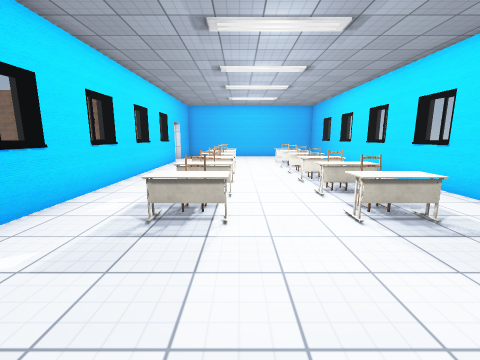
[1] (above)

12 first-person views from a walk through a scene from a Unity 3-D project. The camera is 1.5 m above the floor, tilts 10° down and sees 90° across. Doors are open. The floor is counted in squares, 1 m on a side. Each view is taken from the middle of a square. On the plan, view 1 faces up. The plan holds only what a view shows up to about 13 squares ahead; the rest is blank. The place goes on beyond the plan. The player character is not drawn. Some surface patterns are stand-ins.

[2]
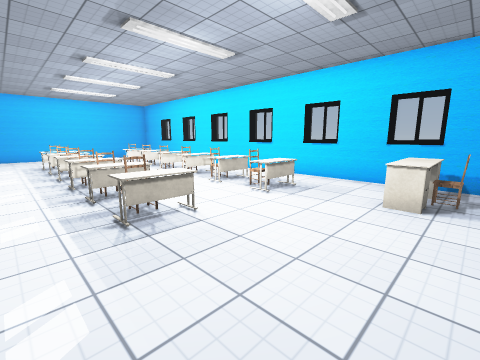

[3]
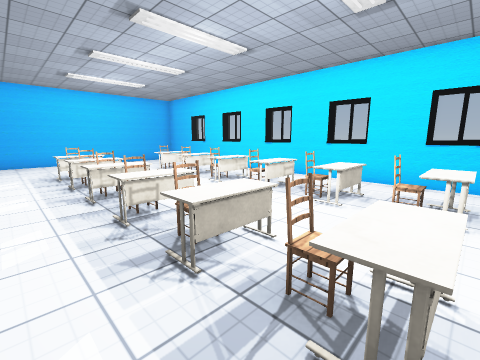

[4]
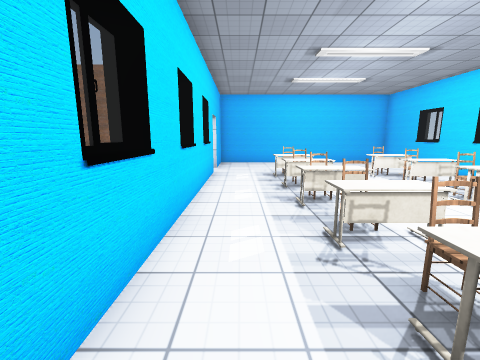

[5]
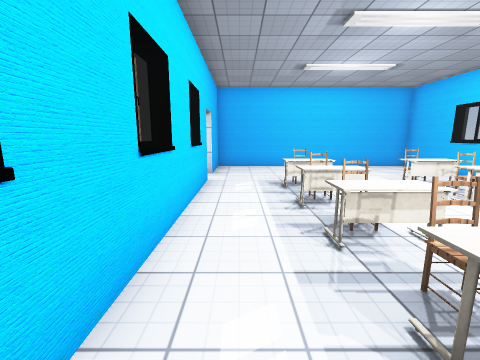

[6]
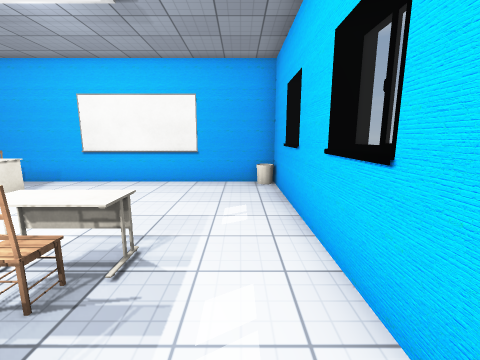

[7]
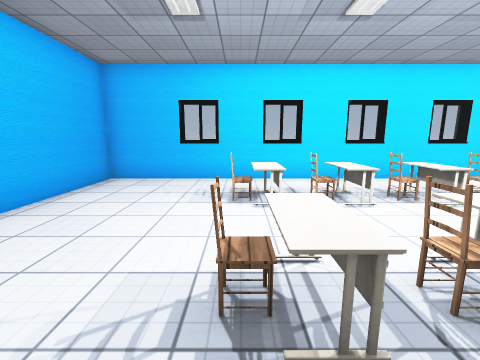

[8]
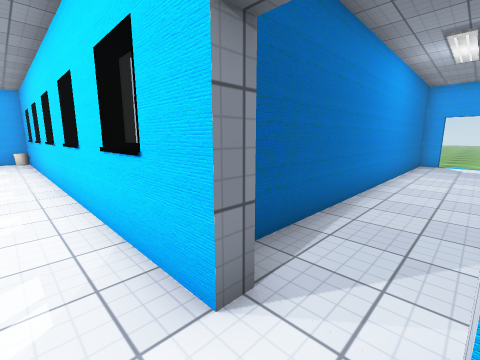

[9]
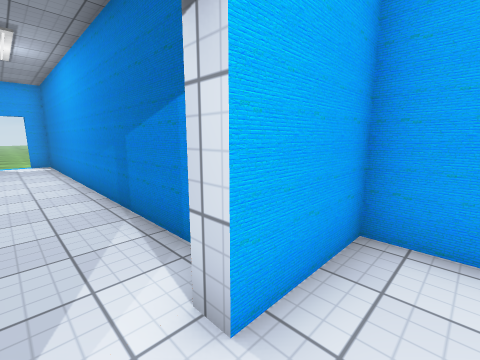

[10]
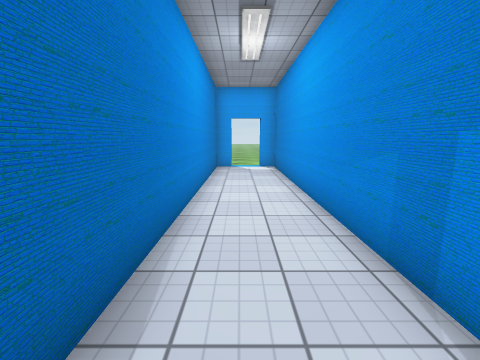

[11]
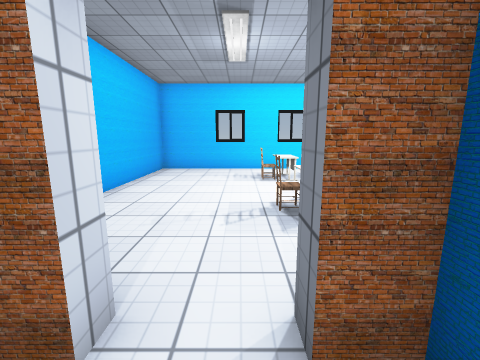

[12]
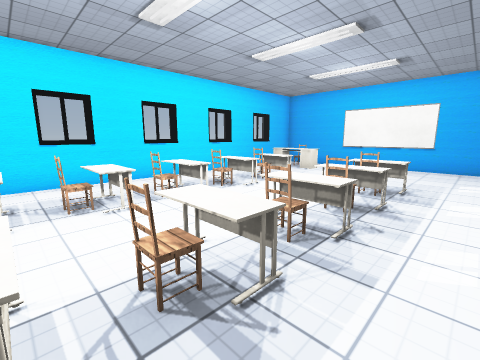

### Floor plan
Points are (right, up) in squares from view 1. A wall is a line through its corners. A room is listed if a view was taken in it or the views show most of it. See-through windows are left out.
Room 1 (views 1, 2, 3, 4, 5, 6, 7, 8, 9, 12)
walls: (6.1, 9.8) (6.1, 11.1); (6.1, 12.8) (6.1, 14.1); (-4.5, 8.1) (-4.5, 7.4); (6.1, 6.8) (6.1, 8.1); (-4.5, 5.3) (-4.5, 4.5); (-4.2, 15.5) (-4.2, -1.2) (5.2, -1.2); (6.1, 15.8) (6.1, 17.1); (6.1, 3.8) (6.1, 5.1); (6.1, 0.8) (6.1, 2.1); (5.8, -0.1) (5.8, 19.8) (-4.2, 19.8) (-4.2, 17.1)
ways out: open door at (-4.3, 16.3) to room 2
objects: other object (-2, 4) to (0, 4); other object (-2, 6) to (0, 6); other object (-2, 8) to (0, 8); other object (-2, 10) to (0, 10); other object (-2, 12) to (0, 12); other object (-2, 14) to (0, 14); chair (-1, 5); chair (-1, 7); chair (-1, 9); chair (-1, 11); chair (-1, 13); chair (-1, 15); other object (2, 4) to (3, 5); other object (2, 6) to (3, 7); other object (2, 8) to (3, 9); other object (2, 10) to (3, 11); other object (2, 12) to (3, 13); other object (2, 14) to (3, 15); other object (3, 1) to (5, 1); chair (3, 5); chair (3, 7); chair (3, 9); chair (3, 11); chair (3, 13); chair (3, 15); chair (4, 0)
Room 2 (views 10, 11)
walls: (-17.5, 14.8) (-4.7, 14.8); (-5.8, 17.8) (-17.5, 17.8); (-4.7, 17.1) (-4.7, 17.6)
ways out: open door at (-4.3, 16.3) to room 1

Where each view was taken, in squares from view 1:
view 1: 0 up, 0 right, facing up
view 2: 0 up, 3 left, facing up-right
view 3: 4 up, 3 left, facing up-right
view 4: 5 up, 3 left, facing up
view 5: 7 up, 3 left, facing up
view 6: 7 up, 3 left, facing down
view 7: 15 up, 3 left, facing right
view 8: 17 up, 3 left, facing down-left
view 9: 16 up, 3 left, facing up-left
view 10: 16 up, 6 left, facing left
view 11: 16 up, 6 left, facing right
view 12: 12 up, 3 left, facing down-right
